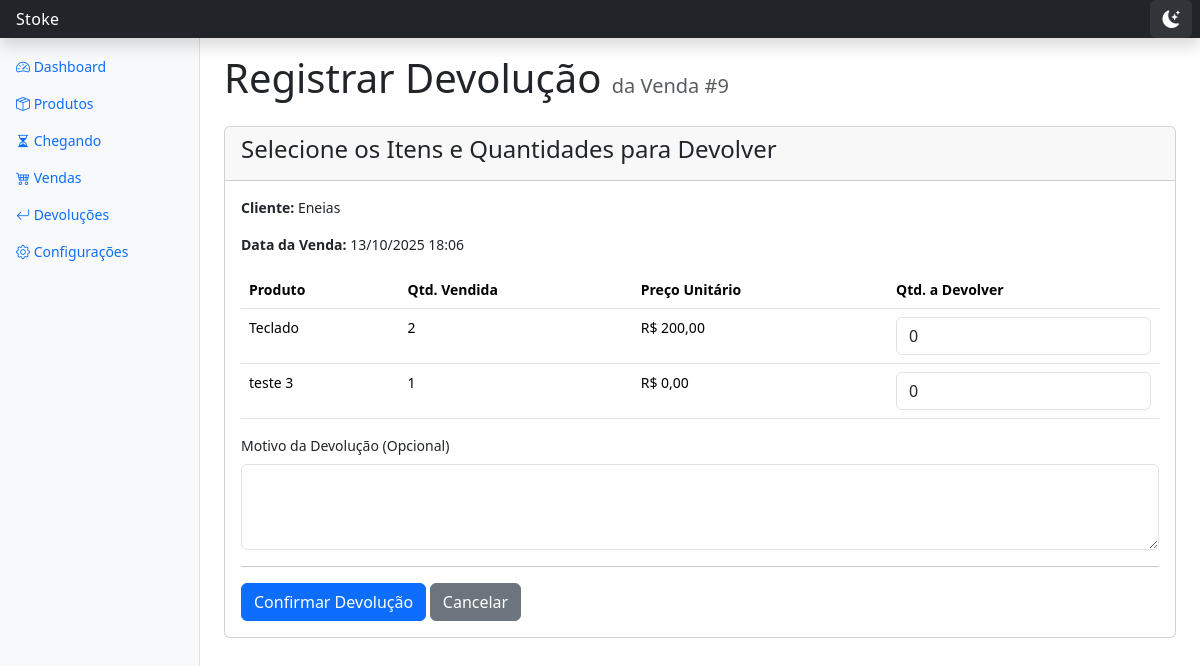
/vendas/9/registrar-devolucao/, run on the app's committed database.
### inventario/models.py (models this page shows, shortened)
class Venda(models.Model):
    TIPO_VENDA_CHOICES = [
        ('LOJA', 'Loja'),
        ('EXTERNA', 'Externa'),
    ]
    STATUS_CHOICES = [
        ('CONCLUIDA', 'Concluída'),
        ('CANCELADA', 'Cancelada'),
    ]
    cliente_nome = models.CharField('Nome do Cliente', max_length=255, blank=True, null=True)
    data = models.DateTimeField(default=timezone.now)
    tipo_venda = models.CharField(max_length=10, choices=TIPO_VENDA_CHOICES, default='LOJA')
    status = models.CharField(max_length=10, choices=STATUS_CHOICES, default='CONCLUIDA')
    desconto = models.DecimalField('Desconto', max_digits=10, decimal_places=2, default=Decimal('0.00'))

class ItemVenda(models.Model):
    venda = models.ForeignKey(Venda, related_name='itens', on_delete=models.CASCADE)
    produto = models.ForeignKey(Produto, on_delete=models.PROTECT)
    quantidade = models.PositiveIntegerField()
    preco_venda_unitario = models.DecimalField(max_digits=10, decimal_places=2)
    custo_compra_total_registrado = models.DecimalField(max_digits=10, decimal_places=2)
    eh_brinde = models.BooleanField('É Brinde', default=False)

class Produto(models.Model):
    nome = models.CharField(max_length=255)
    descricao = models.TextField(blank=True, null=True)
    imagem = models.ImageField(upload_to='produtos/', blank=True, null=True)
    ativo = models.BooleanField(default=True)
    fornecedor = models.ForeignKey(Fornecedor, on_delete=models.PROTECT, related_name='produtos', null=True, blank=True)
    preco_venda = models.DecimalField('Preço de Venda', max_digits=10, decimal_places=2, null=True, blank=True)

### inventario/views.py (the view, shortened to what this page needs)
# urls.py: path('vendas/<int:venda_pk>/registrar-devolucao/', views.registrar_devolucao, name='registrar_devolucao'),
@transaction.atomic
def registrar_devolucao(request, venda_pk):
    venda = get_object_or_404(Venda, pk=venda_pk)
    itens_venda_com_max_devolucao = []
    for item in venda.itens.all():
        total_ja_devolvido = ItemDevolucao.objects.filter(item_venda_original=item).aggregate(Sum('quantidade'))['quantidade__sum'] or 0
        max_para_devolver = item.quantidade - total_ja_devolvido
        itens_venda_com_max_devolucao.append({
            'item': item,
            'max_para_devolver': max_para_devolver
        })
    context = {
        'venda': venda,
        'itens_venda_com_max_devolucao': itens_venda_com_max_devolucao
    }
    return render(request, 'inventario/registrar_devolucao.html', context)

### inventario/templates/inventario/registrar_devolucao.html (shortened to what this page needs)
{% extends 'inventario/base.html' %}
{% block content %}
<h1 class="mb-4">Registrar Devolução <span class="text-muted fs-5">da Venda #{{ venda.id }}</span></h1>
<form method="post">
    <div class="card">
        <div class="card-header">
            <h4>Selecione os Itens e Quantidades para Devolver</h4>
        </div>
        <div class="card-body">
            <p><strong>Cliente:</strong> {{ venda.cliente_nome }}</p>
            <p><strong>Data da Venda:</strong> {{ venda.data|date:"d/m/Y H:i" }}</p>
            <table class="table">
                <thead>
                    <tr>
                        <th>Produto</th>
                        <th>Qtd. Vendida</th>
                        <th>Preço Unitário</th>
                        <th>Qtd. a Devolver</th>
                    </tr>
                </thead>
                <tbody>
                    {% for item_info in itens_venda_com_max_devolucao %}
                    {% with item=item_info.item max_devolucao=item_info.max_para_devolver %}
                    <tr>
                        <td>{{ item.produto.nome }}</td>
                        <td>{{ item.quantidade }}</td>
                        <td>R$ {{ item.preco_venda_unitario|floatformat:2 }}</td>
                        <td>
                            {% if max_devolucao > 0 %}
                                <input type="number" class="form-control" name="item_{{ item.id }}" value="0" min="0" max="{{ max_devolucao }}">
                            {% else %}
                                <span class="text-muted">Já devolvido</span>
                            {% endif %}
                        </td>
                    </tr>
                    {% endwith %}
                    {% endfor %}
                </tbody>
            </table>
            <div class="mb-3">
                <label for="motivo" class="form-label">Motivo da Devolução (Opcional)</label>
                <textarea class="form-control" id="motivo" name="motivo" rows="3"></textarea>
            </div>
            <hr>
            <button type="submit" class="btn btn-primary">Confirmar Devolução</button>
            <a href="{% url 'inventario:detalhar_venda' pk=venda.pk %}" class="btn btn-secondary">Cancelar</a>
        </div>
    </div>
</form>
{% endblock %}

### inventario/templates/inventario/base.html (style rules this page uses)
body { font-size: .875rem; }
body, .card, .table, .sidebar, .form-control, .form-select, .btn, .badge, .alert { transition: background-color 0.3s ease, color 0.3s ease, border-color 0.3s ease; }

### data on the page
Venda: id "9", cliente_nome "Eneias", data "13/10/2025 18:06"
ItemVenda: item.produto.nome "Teclado", item.quantidade "2", item.preco_venda_unitario "200,00"
ItemVenda: item.produto.nome "teste 3", item.quantidade "1", item.preco_venda_unitario "0,00"
